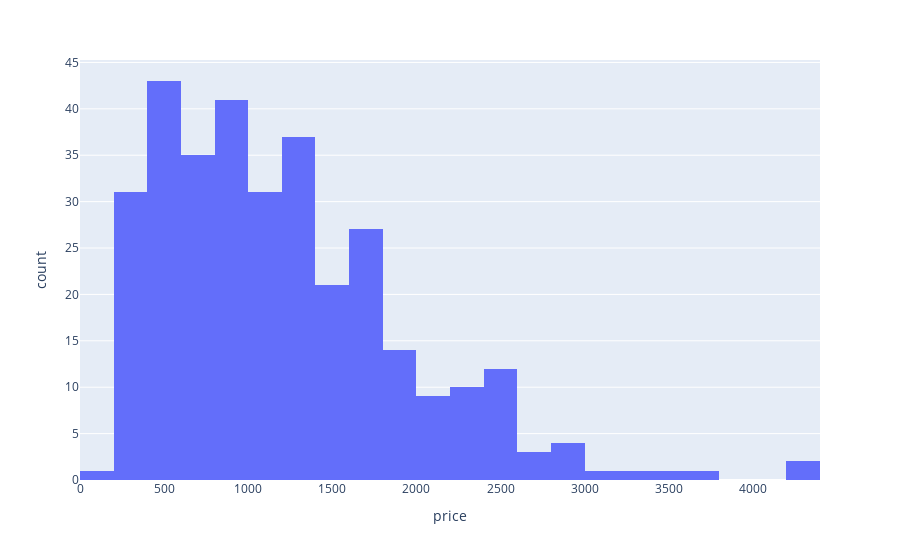

The cell this chart's notebook holds for it:
### Code cell
px.histogram(laptops_test, x="price")

### Figure 1 — Plotly figure (JSON) as saved in the notebook; plotly's stock layout.template omitted (floating-point values rounded to 4 significant figures; data arrays with more than 128 entries replaced by an {"elided": "..."} marker saying what was removed)
{"data": [{"alignmentgroup": "True", "bingroup": "x", "hovertemplate": "price=%{x}<br>count=%{y}<extra></extra>", "legendgroup": "", "marker": {"color": "#636efa", "pattern": {"shape": ""}}, "name": "", "offsetgroup": "", "orientation": "v", "showlegend": false, "type": "histogram", "x": {"elided": "325 int values"}, "xaxis": "x", "yaxis": "y"}], "layout": {"autosize": true, "barmode": "relative", "legend": {"tracegroupgap": 0}, "margin": {"t": 60}, "xaxis": {"anchor": "y", "autorange": true, "domain": [0, 1], "range": [-0.5, 4400.0], "title": {"text": "price"}, "type": "linear"}, "yaxis": {"anchor": "x", "autorange": true, "domain": [0, 1], "range": [0, 45.26], "title": {"text": "count"}}}}
